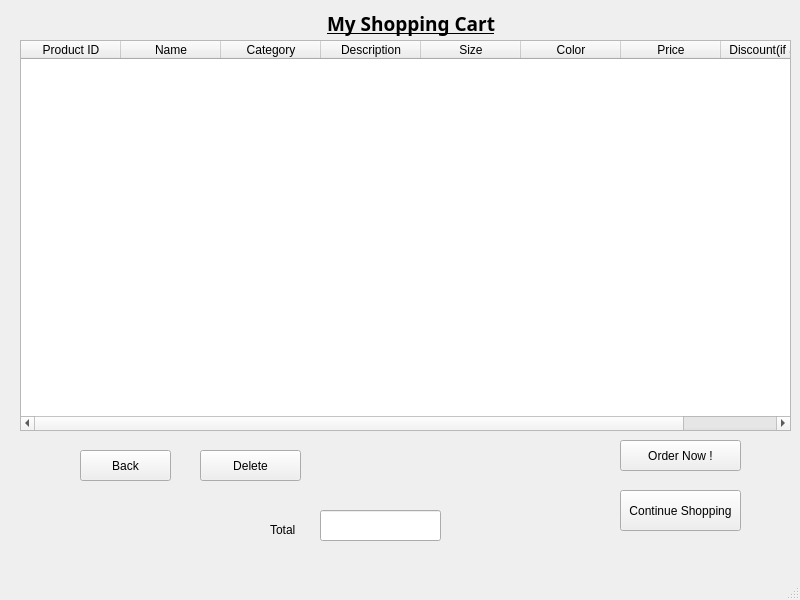
<?xml version="1.0" encoding="UTF-8"?>
<ui version="4.0">
 <class>MainWindow</class>
 <widget class="QMainWindow" name="MainWindow">
  <property name="geometry">
   <rect>
    <x>0</x>
    <y>0</y>
    <width>800</width>
    <height>600</height>
   </rect>
  </property>
  <property name="windowTitle">
   <string>MainWindow</string>
  </property>
  <widget class="QWidget" name="centralwidget">
   <widget class="QLabel" name="label">
    <property name="geometry">
     <rect>
      <x>327</x>
      <y>10</y>
      <width>231</width>
      <height>26</height>
     </rect>
    </property>
    <property name="baseSize">
     <size>
      <width>12</width>
      <height>0</height>
     </size>
    </property>
    <property name="font">
     <font>
      <family>Script MT Bold</family>
      <pointsize>14</pointsize>
      <weight>75</weight>
      <bold>true</bold>
      <underline>true</underline>
     </font>
    </property>
    <property name="text">
     <string>My Shopping Cart</string>
    </property>
   </widget>
   <widget class="QTableWidget" name="itemWidget">
    <property name="geometry">
     <rect>
      <x>20</x>
      <y>40</y>
      <width>771</width>
      <height>391</height>
     </rect>
    </property>
    <column>
     <property name="text">
      <string>Product ID</string>
     </property>
    </column>
    <column>
     <property name="text">
      <string>Name</string>
     </property>
    </column>
    <column>
     <property name="text">
      <string>Category</string>
     </property>
    </column>
    <column>
     <property name="text">
      <string>Description</string>
     </property>
    </column>
    <column>
     <property name="text">
      <string>Size</string>
     </property>
    </column>
    <column>
     <property name="text">
      <string>Color</string>
     </property>
    </column>
    <column>
     <property name="text">
      <string>Price</string>
     </property>
    </column>
    <column>
     <property name="text">
      <string>Discount(if any)</string>
     </property>
    </column>
   </widget>
   <widget class="QLabel" name="label_4">
    <property name="geometry">
     <rect>
      <x>270</x>
      <y>520</y>
      <width>51</width>
      <height>20</height>
     </rect>
    </property>
    <property name="text">
     <string>Total</string>
    </property>
   </widget>
   <widget class="QLineEdit" name="total">
    <property name="geometry">
     <rect>
      <x>320</x>
      <y>510</y>
      <width>121</width>
      <height>31</height>
     </rect>
    </property>
   </widget>
   <widget class="QPushButton" name="checkoutButton">
    <property name="geometry">
     <rect>
      <x>620</x>
      <y>440</y>
      <width>121</width>
      <height>31</height>
     </rect>
    </property>
    <property name="text">
     <string>Order Now !</string>
    </property>
   </widget>
   <widget class="QPushButton" name="continueButton">
    <property name="geometry">
     <rect>
      <x>620</x>
      <y>490</y>
      <width>121</width>
      <height>41</height>
     </rect>
    </property>
    <property name="text">
     <string>Continue Shopping</string>
    </property>
   </widget>
   <widget class="QPushButton" name="deleteButton">
    <property name="geometry">
     <rect>
      <x>200</x>
      <y>450</y>
      <width>101</width>
      <height>31</height>
     </rect>
    </property>
    <property name="text">
     <string>Delete</string>
    </property>
   </widget>
   <widget class="QPushButton" name="backButton">
    <property name="geometry">
     <rect>
      <x>80</x>
      <y>450</y>
      <width>91</width>
      <height>31</height>
     </rect>
    </property>
    <property name="text">
     <string>Back</string>
    </property>
   </widget>
  </widget>
  <widget class="QStatusBar" name="statusbar"/>
 </widget>
 <resources/>
 <connections/>
</ui>
